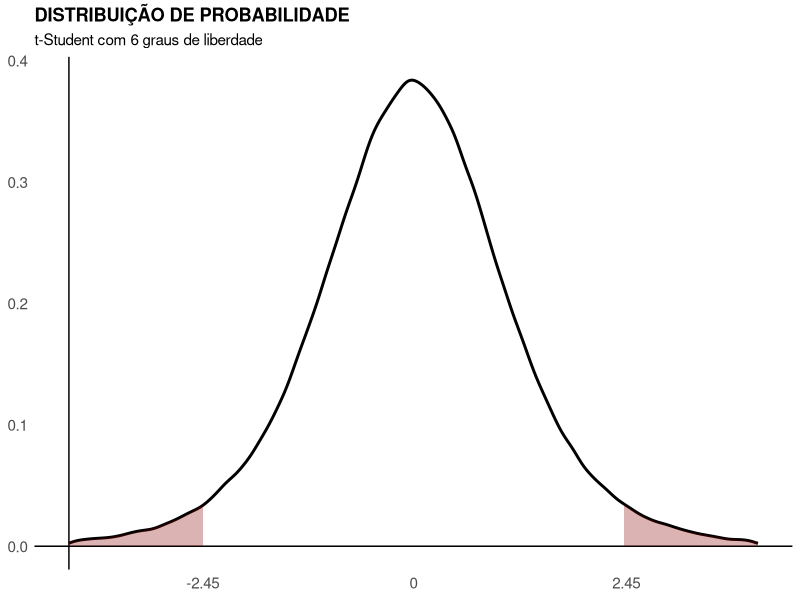
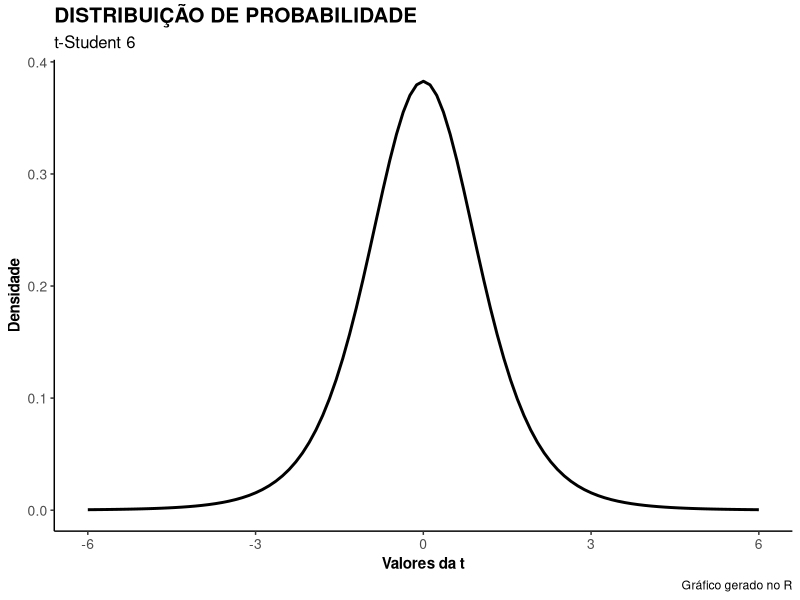

Generate these figures, in order, with R:
library(dplyr)
library(ggplot2)
library(tibble)

# Gerar dados de uma t-Student
n <- 300000
df <- 6
eixo_x <- stats::rt(n = n, df = df)
eixo_y <- stats::dt(eixo_x, df = df)
tib <- tibble::tibble(eixo_x,eixo_y)

alpha <- 0.05
t_inferior <- qt(p = alpha/2, df = df)
t_superior <- qt(p = 1-alpha/2, df = df)

# Área de rejeição à esquerda
area_cauda_esquerda <- tibble::tibble(
  x = seq(-4, t_inferior, length.out = 100),
  y = dt(x, df = df)
)

# Área de rejeição à direita
area_cauda_direita <- tibble::tibble(
  x = seq(t_superior, 4, length.out = 100),
  y = dt(x, df = df)
)

ponto_esquerda <- area_cauda_esquerda %>% 
  dplyr::filter(x <= t_inferior) %>%  # Pega o ponto mais à esquerda
  dplyr::mutate(label = "Rejeita H0")


# Distribuição dos dados gerados (geom_density estima os valores da densidade)
ggplot2::ggplot(
  data = tib, 
  aes(x = eixo_x)
  ) +
  ggplot2::geom_density(fill = NA, linewidth = 1) +
  ggplot2::geom_hline(yintercept = 0) +
  ggplot2::geom_vline(xintercept = -4) +
  ggplot2::geom_ribbon(
    data = area_cauda_esquerda,
    aes(x = x, ymin = 0, ymax = y),
    fill = 'red4', alpha = 0.3
  ) +
  ggplot2::geom_ribbon(
    data = area_cauda_direita,
    aes(x = x, ymin = y, ymax = 0),
    fill = 'red4', alpha = 0.3
  ) +
  # ggforce::geom_mark_circle(
  #   data = ponto_esquerda,
  #   stat = 'identity',
  #   position = 'identity',
  #   aes(x = x, x0 = t_inferior, 
  #       y = y, 
  #       label = label),
  #   expand = unit(-1, "mm"),  # Tamanho do círculo
  #   radius = unit(1, "mm"),
  #   label.buffer = unit(0.1, "cm"),  # Distância do texto
  #   con.colour = "red4",  # Cor da linha de conexão
  #   con.type = 'straight',
  #   label.fontsize = 12,
  #   label.hjust = 0
  # ) +
  ggplot2::labs(
    title = 'DISTRIBUIÇÃO DE PROBABILIDADE',
    subtitle = 't-Student com 6 graus de liberdade'
  ) +
  ggplot2::scale_x_continuous(
    limits = c(-4,4),
    breaks = c(t_inferior,0,t_superior),
    labels = function(x) {
      ifelse(x == 0, '0', format(round(x,2)))
    }
  ) +
  ggplot2::theme_minimal() +
  ggplot2::theme(
    plot.title = ggplot2::element_text(face = 'bold'),
    plot.subtitle = ggplot2::element_text(),
    plot.background = ggplot2::element_blank(),
    axis.title.x = ggplot2::element_blank(),
    axis.title.y = ggplot2::element_blank(),
    axis.text = ggplot2::element_text(face = 'plain', size = 11),
    axis.ticks = ggplot2::element_blank(),
    panel.background = ggplot2::element_rect(fill = 'white', color = NA),
    panel.grid.major = ggplot2::element_blank(),
    panel.grid.minor = ggplot2::element_blank(),
    legend.position = 'none'
  ) 

df <- 6

tb <- tibble::tibble(
  x = rt(1000,df)
)

ggplot2::ggplot(tb, ggplot2::aes(x)) +
  ggplot2::stat_function(
    geom = "line",
    fun = dt,
    args = list(df),
    linewidth = 1
  ) +
  ggplot2::labs(
    title = "DISTRIBUIÇÃO DE PROBABILIDADE",
    subtitle = "t-Student 6",
    x = "Valores da t",
    y = "Densidade",
    caption = "Gráfico gerado no R"
  ) +
  ggplot2::scale_x_continuous(
    limits = c(-6,6)
  ) +
  ggplot2::theme_classic() +
  ggplot2::theme(
    plot.title = element_text(face = "bold", size = 15),
    plot.subtitle = element_text(face = "plain", size = 12),
    axis.text = element_text(size = 10),
    axis.title = element_text(face = "bold", size = 11)
  )








